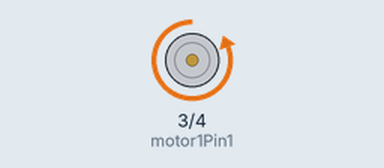
Bench run of a sketch on a simulated Arduino Uno, built with avr-gcc and run on an emulated ATmega328P. Shown: motor-driver pin pairs drawn as motors (green arrow = first pin HIGH = forward, orange = second pin HIGH = backward, longer = more drive).

Above: at 0.5 s.
Timing chart, 0 to 4.6 s (numbered marks = the images above):
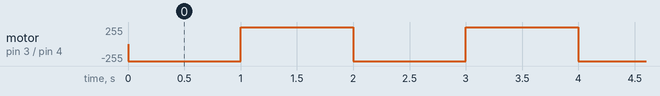

Measured:
- by itself, motor on pin 3 (motor1Pin1) / pin 4 (motor1Pin2): alternates forward 255/255 for 1.0 s and backward 255/255 for 1.0 s

The sketch:

sketch_dec28b.ino
```cpp
int motor1Pin1 = 3;    // pin 2 on L293D
int motor1Pin2 = 4;    // pin 7 on L293D

void setup() {
  // set the switch as an input:

  // set all the other pins you're using as outputs:
  pinMode(motor1Pin1, OUTPUT);
  pinMode(motor1Pin2, OUTPUT);
}

void loop() {

    digitalWrite(motor1Pin1, LOW);   // set pin 2 on L293D low
    digitalWrite(motor1Pin2, HIGH);  // set pin 7 on L293D high
    delay(1000);
    digitalWrite(motor1Pin1, HIGH);  // set pin 2 on L293D high
    digitalWrite(motor1Pin2, LOW);   // set pin 7 on L293D low
    delay(1000);

}
```
